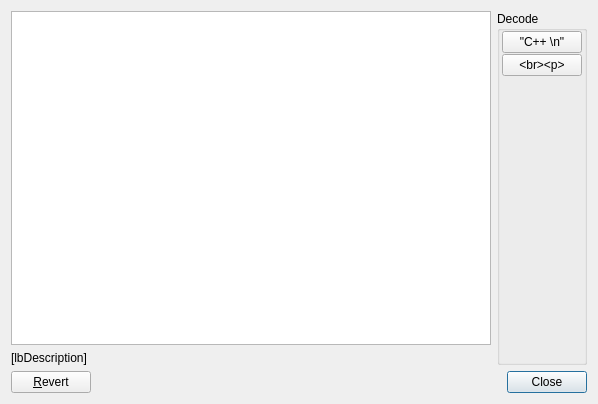
<?xml version="1.0" encoding="UTF-8"?>
<ui version="4.0">
 <class>FmDecoder</class>
 <widget class="QDialog" name="FmDecoder">
  <property name="geometry">
   <rect>
    <x>0</x>
    <y>0</y>
    <width>598</width>
    <height>404</height>
   </rect>
  </property>
  <property name="windowTitle">
   <string>Text decoder</string>
  </property>
  <layout class="QVBoxLayout" name="verticalLayout">
   <item>
    <layout class="QHBoxLayout" name="horizontalLayout" stretch="1,0">
     <item>
      <layout class="QVBoxLayout" name="verticalLayout_2">
       <item>
        <widget class="QPlainTextEdit" name="memo"/>
       </item>
       <item>
        <widget class="QLabel" name="lbDescription">
         <property name="text">
          <string>[lbDescription]</string>
         </property>
        </widget>
       </item>
      </layout>
     </item>
     <item>
      <widget class="QGroupBox" name="grpDecode">
       <property name="title">
        <string>Decode</string>
       </property>
       <layout class="QVBoxLayout" name="verticalLayout_4">
        <property name="spacing">
         <number>1</number>
        </property>
        <property name="leftMargin">
         <number>2</number>
        </property>
        <property name="topMargin">
         <number>0</number>
        </property>
        <property name="rightMargin">
         <number>2</number>
        </property>
        <property name="bottomMargin">
         <number>2</number>
        </property>
        <item>
         <widget class="QPushButton" name="btDecodeC">
          <property name="text">
           <string>&quot;C++ \n&quot;</string>
          </property>
          <property name="autoDefault">
           <bool>false</bool>
          </property>
         </widget>
        </item>
        <item>
         <widget class="QPushButton" name="beDecodeBr">
          <property name="text">
           <string>&lt;br&gt;&lt;p&gt;</string>
          </property>
          <property name="autoDefault">
           <bool>false</bool>
          </property>
         </widget>
        </item>
        <item>
         <spacer name="verticalSpacer">
          <property name="orientation">
           <enum>Qt::Vertical</enum>
          </property>
          <property name="sizeHint" stdset="0">
           <size>
            <width>20</width>
            <height>40</height>
           </size>
          </property>
         </spacer>
        </item>
       </layout>
      </widget>
     </item>
    </layout>
   </item>
   <item>
    <layout class="QHBoxLayout" name="horizontalLayout_2">
     <item>
      <widget class="QPushButton" name="btRevert">
       <property name="text">
        <string>&amp;Revert</string>
       </property>
       <property name="autoDefault">
        <bool>false</bool>
       </property>
      </widget>
     </item>
     <item>
      <widget class="QDialogButtonBox" name="buttonBox">
       <property name="standardButtons">
        <set>QDialogButtonBox::Close</set>
       </property>
      </widget>
     </item>
    </layout>
   </item>
  </layout>
 </widget>
 <resources/>
 <connections/>
</ui>
